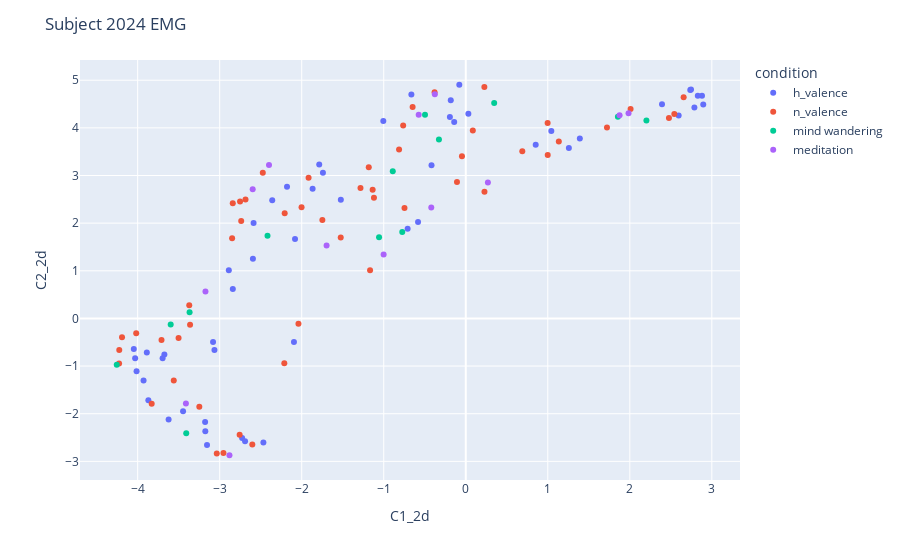

The code cell stored with this chart in its notebook:
### Code cell
import plotly.express as px

def get_umap(result: pd.DataFrame):
    from umap import UMAP
    features = result.drop('condition', axis=1)
    
    # Run UMAP
    umap2d = UMAP(n_components=2, init="random", random_state=0)
    proj_2d = pd.DataFrame(umap2d.fit_transform(features))

    # Concatanate the umap points and original data
    proj_2d.columns = ["C1_2d", "C2_2d"]
    result = result.reset_index()
    return pd.concat([result, proj_2d], axis=1, join="inner")

def get_conditions(condition: str, mode: str):
    if mode == 'v':
        if 'hv' in condition:
            return 'h_valence'
        elif 'nv' in condition:
            return 'n_valence'
    elif mode == 'a':
        if 'ha' in condition:
            return 'h_arousal'
        elif 'la' in condition:
            return 'l_arousal'
    else:
        if 'breath' in condition:
            return 'breath'
        elif 'audio' in condition:
            return 'audio'
    return condition
        

    
all_df = pd.DataFrame()
marker = 'EMG'
for condition, markers in all_data.items():
    df = pd.DataFrame(data=np.swapaxes(markers.get_all_data()[marker][0], 0, 1))
    condition = get_conditions(condition, 'v')       
    df['condition'] = [condition]*data[2].shape[1]
    all_df = pd.concat([all_df, df], axis=0)

plotX = get_umap(all_df)

fig = px.scatter(
    plotX,
    x="C1_2d",
    y="C2_2d",
    color="condition",
)
fig.update_layout(
    title_text=f'Subject 2024 {marker}'
)
fig.show()

### Figure 1 — Plotly figure (JSON) as saved in the notebook; plotly's stock layout.template omitted (floating-point values rounded to 4 significant figures)
{"data": [{"hovertemplate": "condition=h_valence<br>C1_2d=%{x}<br>C2_2d=%{y}<extra></extra>", "legendgroup": "h_valence", "marker": {"color": "#636efa", "symbol": "circle"}, "mode": "markers", "name": "h_valence", "orientation": "v", "showlegend": true, "type": "scatter", "x": [2.788, -1.523, -3.155, -2.727, -3.928, -3.175, -3.623, -1.867, -2.889, -3.064, -4.014, -0.1826, 2.88, -0.07872, 1.043, -2.095, -2.595, -2.84, -0.1408, -2.691, -2.467, -3.446, 1.391, 2.393, 2.829, -0.5817, -4.031, -3.888, -3.87, -3.675, -1.741, -1.786, -2.082, 2.596, 2.737, 2.746, 0.8527, -4.047, -3.178, -0.663, -2.179, -2.359, -1.005, -3.696, -0.1934, 2.895, -2.587, 1.257, -0.4175, 0.03187, -0.7085, -3.081], "xaxis": "x", "y": [4.425, 2.491, -2.658, -2.507, -1.303, -2.366, -2.122, 2.721, 1.01, -0.6642, -1.107, 4.579, 4.676, 4.905, 3.934, -0.4939, 1.252, 0.6162, 4.123, -2.575, -2.604, -1.949, 3.777, 4.493, 4.675, 2.024, -0.8374, -0.7155, -1.716, -0.7555, 3.06, 3.232, 1.667, 4.258, 4.794, 4.807, 3.643, -0.6408, -2.172, 4.702, 2.765, 2.48, 4.145, -0.8347, 4.23, 4.49, 2.003, 3.576, 3.215, 4.295, 1.884, -0.4947], "yaxis": "y"}, {"hovertemplate": "condition=n_valence<br>C1_2d=%{x}<br>C2_2d=%{y}<extra></extra>", "legendgroup": "n_valence", "marker": {"color": "#EF553B", "symbol": "circle"}, "mode": "markers", "name": "n_valence", "orientation": "v", "showlegend": true, "type": "scatter", "x": [1.722, -0.7469, -1.119, -1.167, -2.04, -3.56, -2.212, -3.036, -3.709, -0.648, -0.8129, -1.916, -0.7631, -3.371, -2.208, -2.841, -1.748, -2.002, 0.08607, -2.685, -2.752, -1.524, -1.183, -2.738, -0.04635, -3.501, -0.38, 0.2266, 0.9981, -1.283, -2.757, -2.954, -3.248, -2.602, -4.225, -2.848, 1.135, 2.656, 0.9992, -3.829, -2.475, -1.135, 0.6892, 2.477, 2.01, 2.543, 0.2282, -0.1071, -4.191, -4.227, -4.018, -3.361], "xaxis": "x", "y": [4.008, 2.318, 2.531, 1.011, -0.1095, -1.302, -0.9423, -2.837, -0.4527, 4.436, 3.547, 2.951, 4.051, 0.2767, 2.209, 2.42, 2.068, 2.336, 3.945, 2.496, 2.455, 1.697, 3.173, 2.047, 3.406, -0.4112, 4.747, 4.858, 4.099, 2.739, -2.439, -2.824, -1.852, -2.646, -0.6634, 1.682, 3.716, 4.644, 3.431, -1.791, 3.058, 2.701, 3.51, 4.207, 4.397, 4.292, 2.657, 2.861, -0.3932, -0.9479, -0.3092, -0.1319], "yaxis": "y"}, {"hovertemplate": "condition=mind wandering<br>C1_2d=%{x}<br>C2_2d=%{y}<extra></extra>", "legendgroup": "mind wandering", "marker": {"color": "#00cc96", "symbol": "circle"}, "mode": "markers", "name": "mind wandering", "orientation": "v", "showlegend": true, "type": "scatter", "x": [-3.597, -4.255, -0.4969, -0.8899, -0.3268, -2.417, 0.3465, 1.855, 2.203, -0.7741, -1.057, -3.408, -3.367], "xaxis": "x", "y": [-0.1261, -0.9732, 4.274, 3.088, 3.756, 1.733, 4.521, 4.236, 4.152, 1.814, 1.702, -2.408, 0.1307], "yaxis": "y"}, {"hovertemplate": "condition=meditation<br>C1_2d=%{x}<br>C2_2d=%{y}<extra></extra>", "legendgroup": "meditation", "marker": {"color": "#ab63fa", "symbol": "circle"}, "mode": "markers", "name": "meditation", "orientation": "v", "showlegend": true, "type": "scatter", "x": [-3.412, -0.5738, -0.4204, -2.598, 1.875, 1.985, 0.27, -1.697, -0.3772, -3.174, -2.881, -2.399, -1.001], "xaxis": "x", "y": [-1.788, 4.275, 2.326, 2.713, 4.265, 4.309, 2.854, 1.531, 4.707, 0.5676, -2.872, 3.223, 1.34], "yaxis": "y"}], "layout": {"legend": {"title": {"text": "condition"}, "tracegroupgap": 0}, "margin": {"t": 60}, "title": {"text": "Subject 2024 EMG"}, "xaxis": {"anchor": "y", "domain": [0, 1], "title": {"text": "C1_2d"}}, "yaxis": {"anchor": "x", "domain": [0, 1], "title": {"text": "C2_2d"}}}}
